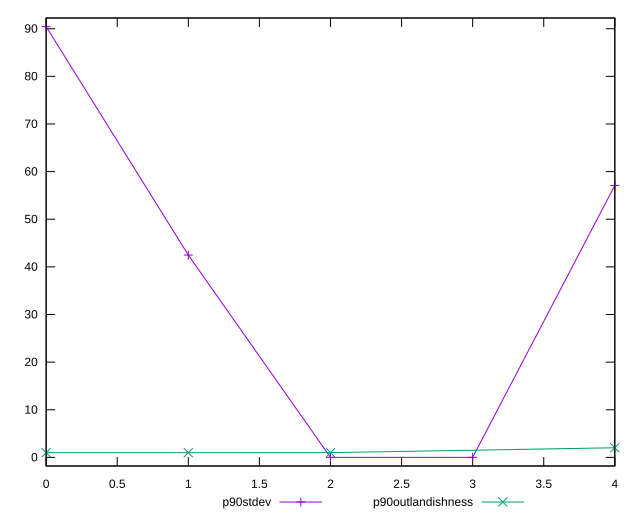

This figure's gnuplot source:
reset

$p90Stdev <<EOF
0 90.43936015359763
1 42.47505074744552
2 0
3 0
4 57.10057607369932
EOF

$p90Outlandishness <<EOF
0 0.9826606070331291
1 0.9850112731720229
2 1
4 2.021728515625
EOF

set key outside below
set xrange [0:4]
set yrange [-1.8087872030719527:92.24814735666959]
set trange [-1.8087872030719527:92.24814735666959]
set terminal svg size 640, 520 enhanced background rgb 'white'
set output "report_00009_2021-02-08T22-37-41.559Z/uses-webp-images/progression/stddev.svg"

plot $p90Stdev title "p90stdev" with linespoints, \
     $p90Outlandishness title "p90outlandishness" with linespoints

reset
